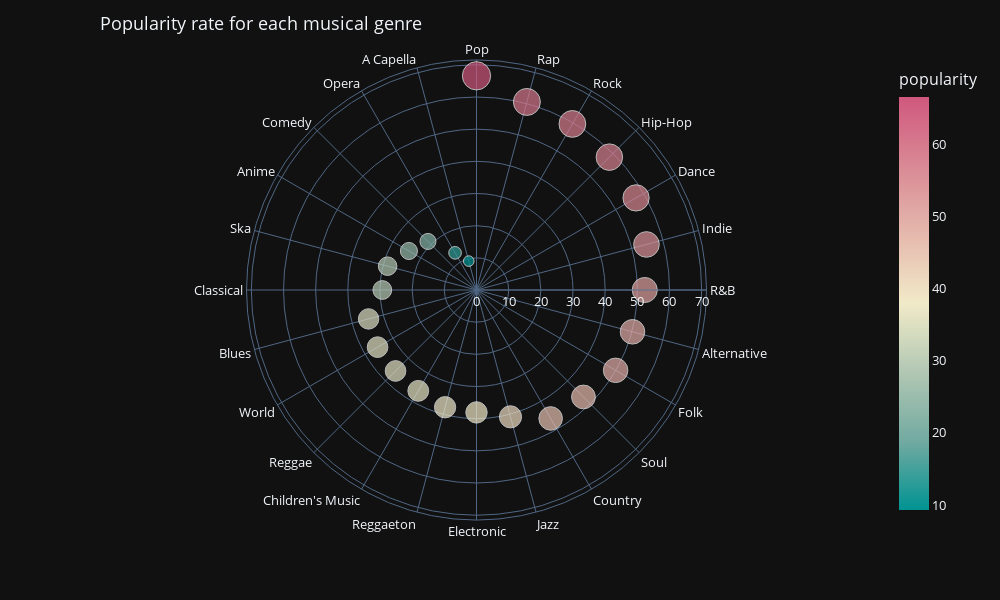

Write notebook code for a chart like this one.
### Code cell
fig = px.scatter_polar(popularity_genre, r="popularity", theta="genre",
                       color="popularity", size="popularity",
                       color_continuous_scale=px.colors.diverging.Tealrose,
                        
                       template="plotly_dark")

fig.update_layout(autosize=False,
                    title='Popularity rate for each musical genre',
                    title_x = 0.1,                    
                    width=1000,
                    height=600,                    
                    template='plotly_dark',
                    font_size=13
                    )

fig.show()

### Figure 1 — Plotly figure (JSON) as saved in the notebook; plotly's stock layout.template omitted (floating-point values rounded to 4 significant figures)
{"data": [{"hovertemplate": "popularity=%{marker.color}<br>genre=%{theta}<extra></extra>", "legendgroup": "", "marker": {"color": [66.59, 60.53, 59.62, 58.42, 57.28, 54.7, 52.31, 50.21, 49.94, 47.03, 46.1, 40.82, 38.06, 37.74, 36.2, 35.59, 35.52, 34.74, 29.28, 28.61, 24.26, 21.34, 13.34, 9.3], "coloraxis": "coloraxis", "size": [66.59, 60.53, 59.62, 58.42, 57.28, 54.7, 52.31, 50.21, 49.94, 47.03, 46.1, 40.82, 38.06, 37.74, 36.2, 35.59, 35.52, 34.74, 29.28, 28.61, 24.26, 21.34, 13.34, 9.3], "sizemode": "area", "sizeref": 0.1665, "symbol": "circle"}, "mode": "markers", "name": "", "r": [66.59, 60.53, 59.62, 58.42, 57.28, 54.7, 52.31, 50.21, 49.94, 47.03, 46.1, 40.82, 38.06, 37.74, 36.2, 35.59, 35.52, 34.74, 29.28, 28.61, 24.26, 21.34, 13.34, 9.3], "showlegend": false, "subplot": "polar", "theta": ["Pop", "Rap", "Rock", "Hip-Hop", "Dance", "Indie", "R&B", "Alternative", "Folk", "Soul", "Country", "Jazz", "Electronic", "Reggaeton", "Children's Music", "Reggae", "World", "Blues", "Classical", "Ska", "Anime", "Comedy", "Opera", "A Capella"], "type": "scatterpolar"}], "layout": {"autosize": false, "coloraxis": {"colorbar": {"title": {"text": "popularity"}}, "colorscale": [[0, "rgb(0, 147, 146)"], [0.1667, "rgb(114, 170, 161)"], [0.3333, "rgb(177, 199, 179)"], [0.5, "rgb(241, 234, 200)"], [0.6667, "rgb(229, 185, 173)"], [0.8333, "rgb(217, 137, 148)"], [1, "rgb(208, 88, 126)"]]}, "font": {"size": 13}, "height": 600, "legend": {"itemsizing": "constant", "tracegroupgap": 0}, "margin": {"t": 60}, "polar": {"angularaxis": {"direction": "clockwise", "rotation": 90}, "domain": {"x": [0, 1], "y": [0, 1]}}, "title": {"text": "Popularity rate for each musical genre", "x": 0.1}, "width": 1000}}
